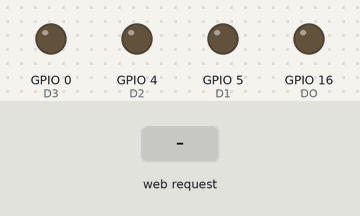
Simulated run of this sketch. Board: ESP8266 (Wemos D1 mini). On the bench: output pins drawn as LEDs (lit = HIGH). The inputs (shaded band) are chosen by the test bench. WiFi joins after 1.5 s; servers stay silent unless stated; pins used as bus, display or sensor lines are not drawn; what the sketch prints to the serial monitor is not drawn.

Above: at 2.7 s.
2.8 s: HTTP request GET /robotdir=forward received
At 3.8 s:
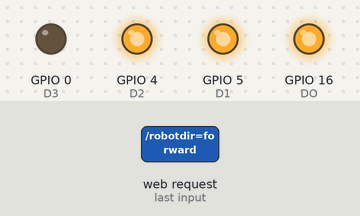
4.3 s: HTTP request GET /robotdir=backward received
At 4.9 s:
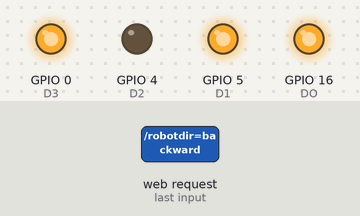
5.8 s: HTTP request GET /robotdir=left received
At 6.1 s:
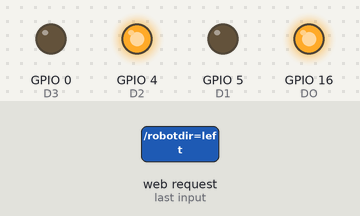
7.3 s: HTTP request GET /robotdir=right received
At 8.4 s:
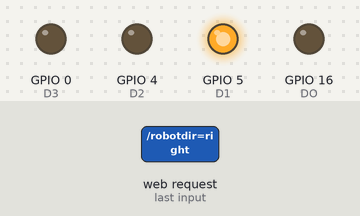
8.8 s: HTTP request GET /robotdir=stop received
At 9.6 s:
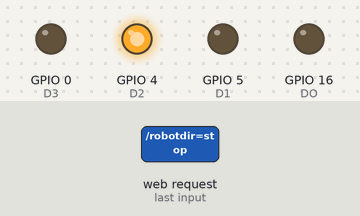
Timing chart, 0 to 11.3 s (numbered marks = the images above; inputs shaded):
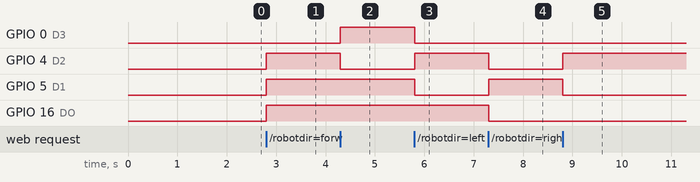

Measured:
- after the input at 2.8 s, GPIO 4 (D2), GPIO 5 (D1), GPIO 16 (DO): LOW → HIGH at once
- after the input at 4.3 s, GPIO 0 (D3): LOW → HIGH at once; GPIO 4 (D2): HIGH → LOW at once
- after the input at 5.8 s, GPIO 0 (D3), GPIO 5 (D1): HIGH → LOW at once; GPIO 4 (D2): LOW → HIGH at once
- after the input at 7.3 s, GPIO 4 (D2), GPIO 16 (DO): HIGH → LOW at once; GPIO 5 (D1): LOW → HIGH at once
- after the input at 8.8 s, GPIO 4 (D2): LOW → HIGH at once; GPIO 5 (D1): HIGH → LOW at once

The sketch:

robot.ino
```cpp
#include <ESP8266WiFi.h>

const char* ssid = "ORL";
const char* password = "orl_india";
WiFiServer server(80);

void setup()
{
  pinMode(16,OUTPUT);//DO
  pinMode(5,OUTPUT);//D1
  pinMode(4,OUTPUT);//D2
  pinMode(0,OUTPUT);//D3
  pinMode(2,OUTPUT);//D4
  pinMode(14,OUTPUT);//D5

  Serial.begin(9600);
  delay(10);
  Serial.println();
  Serial.println();
  Serial.print("Connecting to ");
  Serial.println(ssid);
  WiFi.begin(ssid, password);
  while (WiFi.status() != WL_CONNECTED)
  {
    delay(500);
    Serial.print(".");
  }
  Serial.println("");
  Serial.println("WiFi connected");
  // Start the server
  server.begin();
  Serial.println("Server started");
  // Print the IP address
  Serial.print("Use this URL to connect: ");
  Serial.print("http://");
  Serial.print(WiFi.localIP());
  Serial.println("/");
}
void loop()
{
  WiFiClient client = server.available();
  if (!client)
  {
    return;
  }
  // Wait until the client sends some data
  Serial.println("Client Connected");
  while(!client.available())
  {
    delay(1);
  }
  // Read the first line of the request
  String request = client.readStringUntil('\r');
  Serial.println(request);
  client.flush();
  // Match the request
  if (request.indexOf("/robotdir=forward") != -1)
  {
    Serial.println("Forward");
    digitalWrite(16,HIGH);
    digitalWrite(5,HIGH);
    digitalWrite(4,HIGH);
    digitalWrite(0,LOW);
    digitalWrite(2,HIGH);
    digitalWrite(14,LOW);
    delay(500);
  }
  if (request.indexOf("/robotdir=backward") != -1)
  {
    Serial.println("Backward");
    digitalWrite(16,HIGH);
    digitalWrite(5,HIGH);
    digitalWrite(0,HIGH);
    digitalWrite(4,LOW);
    digitalWrite(14,HIGH);
    digitalWrite(2,LOW);
    delay(500);
  }
  if (request.indexOf("/robotdir=left") != -1)
  {
    Serial.println("Left");
    digitalWrite(16,HIGH);
    digitalWrite(5,LOW);
    digitalWrite(4,HIGH);
    digitalWrite(0,LOW);
    digitalWrite(2,LOW);
    digitalWrite(14,LOW);
    delay(500);
  }
  if (request.indexOf("/robotdir=right") != -1)
  {
    Serial.println("Right");
    digitalWrite(16,LOW);
    digitalWrite(5,HIGH);
    digitalWrite(4,LOW);
    digitalWrite(0,LOW);
    digitalWrite(2,HIGH);
    digitalWrite(14,LOW);
    delay(500);
  }
  if (request.indexOf("/robotdir=stop") != -1)
  {
    Serial.println("Stop");
    digitalWrite(16,LOW);
    digitalWrite(5,LOW);
    digitalWrite(4,HIGH);
    digitalWrite(0,LOW);
    digitalWrite(2,HIGH);
    digitalWrite(14,LOW);
    delay(500);
  }
  delay(1);
  Serial.println("Client disonnected");
  Serial.println("");
}
```
